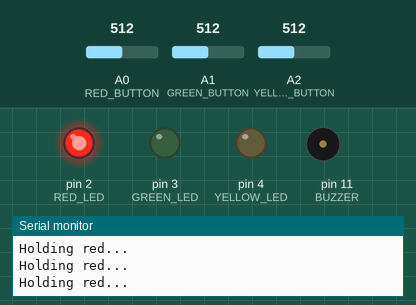
This sketch was run on a simulated Arduino Uno, built with avr-gcc and run on an emulated ATmega328P. Shown: output pins drawn as LEDs (lit = HIGH), buzzer (waves = sounding), the last lines printed to the serial monitor. The inputs (shaded band) are chosen by the test bench; at power-on: A0 (RED_BUTTON) = 512, A1 (GREEN_BUTTON) = 512, A2 (YELLOW_BUTTON) = 512. Random numbers use the default seed unless the sketch sets one.

Above: at 5.3 s.
5.4 s: A0 (RED_BUTTON) set to 110
6.9 s: A0 (RED_BUTTON) set to 90
At 9.5 s:
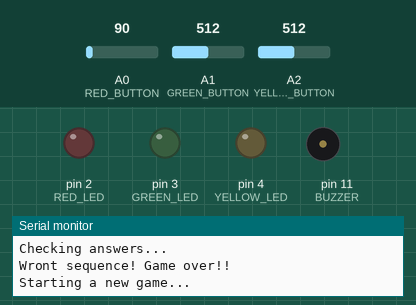
9.9 s: A1 (GREEN_BUTTON) set to 106
11.9 s: A1 (GREEN_BUTTON) set to 93
At 12.4 s:
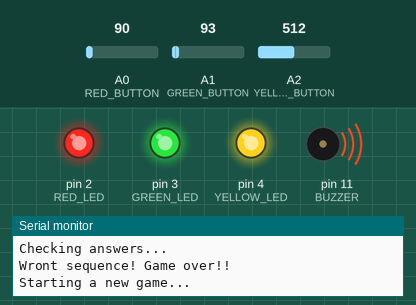
14.9 s: A1 (GREEN_BUTTON) set to 110
At 17.1 s:
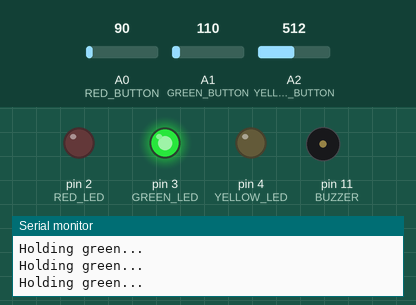
17.9 s: A0 (RED_BUTTON) set to 122
At 18.7 s:
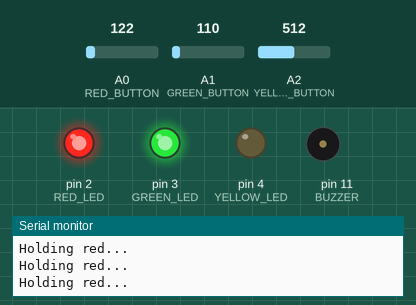
Timing chart, 0 to 20.4 s (numbered marks = the images above; inputs shaded):
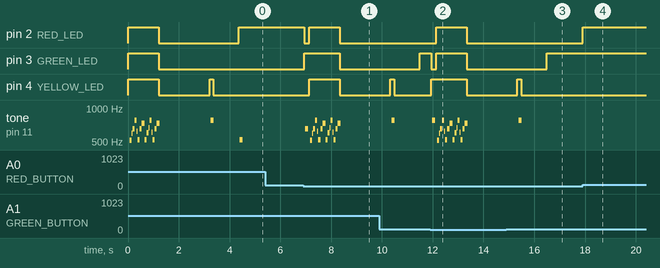

The sketch:

simon-says_sketch.ino
```cpp
#define NOTE_C5  523
#define NOTE_E5  659
#define NOTE_G5  784

// Set to true if you want debug mode
const bool DEBUG_MODE = true;


// ================
//       PINS
// ================

// Buttons pins
const int RED_BUTTON = 0;
const int GREEN_BUTTON = 1;
const int YELLOW_BUTTON = 2;
// LEDs pins
const int RED_LED = 2;
const int GREEN_LED = 3;
const int YELLOW_LED = 4;
// Global button delay
const int BUTTON_DELAY = 50;
// Buzzer pin
const int BUZZER = 11;


// ================
//   GAME CONTROL
// ================

int playerNotes[100];
int aiNotes[100];

bool buzzed = false;
bool playerTurn = false;
int currentLevel = 0;
int currentNote = 0;
int difficulty = 1000;


void setup() {
  // Are we in debug mode?
  if (DEBUG_MODE) {
    Serial.begin(9600);
    Serial.println("SIMON SAYS v0.1");
    Serial.println("Reticulating splines...");
    Serial.println();
  }
  // Set pin modes
  pinMode(RED_LED, OUTPUT);
  pinMode(GREEN_LED, OUTPUT);
  pinMode(YELLOW_LED, OUTPUT);
  pinMode(BUZZER, OUTPUT);
  digitalWrite(RED_LED, LOW);
  digitalWrite(GREEN_LED, LOW);
  digitalWrite(YELLOW_LED, LOW);
}


void loop() {

  bool buttonDown = false;

  // If game has just started
  if (currentLevel == 0) {
    startNewGame();
  }

  // Check whose turn it is
  if (playerTurn) {

    // Check for Red
    if (((analogRead(RED_BUTTON) / 10) >= 10) && !buttonDown) {
      buttonDown = true;
      digitalWrite(RED_LED, HIGH);
      if (!buzzed) {
        buzz(NOTE_C5, 100);
        buzzed = true;
      }
      delay(BUTTON_DELAY);
      if ((analogRead(RED_BUTTON) / 100) <= 0) {
        digitalWrite(RED_LED, LOW);
        buttonDown = false;
        buzzed = false;
        playerNotes[currentNote] = 0;
        currentNote++;
        Serial.println("Recorded a red.");
      } else {
        Serial.println("Holding red...");
      }
    }

    // Check for Green
    if (((analogRead(GREEN_BUTTON) / 10) >= 10) && !buttonDown) {
      buttonDown = true;
      digitalWrite(GREEN_LED, HIGH);
      if (!buzzed) {
        buzz(NOTE_E5, 100);
        buzzed = true;
      }
      delay(BUTTON_DELAY);
      if ((analogRead(GREEN_BUTTON) / 100) <= 0) {
        digitalWrite(GREEN_LED, LOW);
        buttonDown = false;
        buzzed = false;
        playerNotes[currentNote] = 1;
        currentNote++;
        Serial.println("Recorded a green.");
      } else {
        Serial.println("Holding green...");
      }
    }

    // Check for Yellow
    if (((analogRead(YELLOW_BUTTON) / 10) >= 10) && !buttonDown) {
      buttonDown = true;
      digitalWrite(YELLOW_LED, HIGH);
      if (!buzzed) {
        buzz(NOTE_G5, 100);
        buzzed = true;
      }
      delay(BUTTON_DELAY);
      if ((analogRead(YELLOW_BUTTON) / 100) <= 0) {
        digitalWrite(YELLOW_LED, LOW);
        buttonDown = false;
        buzzed = false;
        playerNotes[currentNote] = 2;
        currentNote++;
        Serial.println("Recorded a yellow.");
      } else {
        Serial.println("Holding yellow...");
      }
    }

    if (currentNote == currentLevel) {
      checkSequence();
    }

  } else {
    // Simon says...
    Serial.println("Simon says...");
    for (int i = 0; i < currentLevel; i++) {
      playLight(aiNotes[i]);
      delay(difficulty);
    }
    playerTurn = true;
  }

}


void startNewGame() {

  Serial.println("Starting a new game...");
  Serial.println();

  randomSeed(millis());

  for (int i = 0; i < 100; i++) {
    aiNotes[i] = random(0, 3);
  }

  digitalWrite(RED_LED, HIGH);
  digitalWrite(GREEN_LED, HIGH);
  digitalWrite(YELLOW_LED, HIGH);

  for (int i = 0; i <= 3; i++) {
    buzz(NOTE_C5, 100);
    buzz(NOTE_E5, 100);
    buzz(NOTE_G5, 100);
  }

  digitalWrite(RED_LED, LOW);
  digitalWrite(GREEN_LED, LOW);
  digitalWrite(YELLOW_LED, LOW);

  delay(2000);

  currentLevel = 1;
  currentNote = 0;
  difficulty = 1000;
  playerTurn = false;

}


void checkSequence() {
  bool sequenceIsCorrect = true;
  Serial.println();
  Serial.println("Checking answers...");
  for (int i = 0; i < currentLevel; i++) {
    if (playerNotes[i] != aiNotes[i]) {
      sequenceIsCorrect = false;
    }
  }
  if (sequenceIsCorrect) {
    Serial.println();
    Serial.println("Answers are correct!");
    currentLevel++;
    currentNote = 0;
    playerTurn = false;
    difficulty -= 50;
    delay(1000);
  } else {
    gameOver();
  };
}


void gameOver() {
  Serial.println();
  Serial.println("Wront sequence! Game over!!");
  Serial.println();
  startNewGame();
}


void playLight(int item) {
  switch (item) {
    case 0:
      digitalWrite(RED_LED, HIGH);
      buzz(NOTE_C5, 100);
      delay(BUTTON_DELAY);
      Serial.println("Red!");
      digitalWrite(RED_LED, LOW);
      break;
    case 1:
      digitalWrite(GREEN_LED, HIGH);
      buzz(NOTE_E5, 100);
      delay(BUTTON_DELAY);
      Serial.println("Green!");
      digitalWrite(GREEN_LED, LOW);
      break;
    case 2:
      digitalWrite(YELLOW_LED, HIGH);
      buzz(NOTE_G5, 100);
      delay(BUTTON_DELAY);
      Serial.println("Yellow!");
      digitalWrite(YELLOW_LED, LOW);
      break;
  }
}


void buzz(long frequency, long length) {
  // This is from https://www.princetronics.com/supermariothemesong/
  long delayValue = 1000000 / frequency / 2;
  long numCycles = frequency * length / 1000;
  for (long i = 0; i < numCycles; i++) {
    digitalWrite(BUZZER, HIGH);
    delayMicroseconds(delayValue);
    digitalWrite(BUZZER, LOW);
    delayMicroseconds(delayValue);
  }
}
```

Measured:
- the behaviour switches between 100 and 99 on A0 (RED_BUTTON) (found by bisection; images 0 and 1)
- the behaviour switches between 100 and 99 on A1 (GREEN_BUTTON) (found by bisection; images 1 and 2)
- after the input at 6.9 s, pin 2 (RED_LED): HIGH → LOW at once, → HIGH 0.20 s later, → LOW 1.2 s later; pin 3 (GREEN_LED): LOW → HIGH at once, → LOW 1.4 s later
- after the input at 11.9 s, pin 2 (RED_LED): LOW → HIGH after 0.24 s, → LOW 1.2 s later; pin 3 (GREEN_LED): HIGH → LOW at once, → HIGH 0.20 s later, → LOW 1.2 s later
- after the input at 14.9 s, pin 3 (GREEN_LED): LOW → HIGH after 1.6 s
- after the input at 17.9 s, pin 2 (RED_LED): LOW → HIGH at once
- by itself, tone on pin 11 (BUZZER): plays 517 Hz for 0.08 s, 598 Hz for 0.04 s, 656 Hz for 0.08 s, 780 Hz for 0.08 s, 620 Hz for 0.04 s, 521 Hz for 0.08 s … (18 notes in this stretch)
